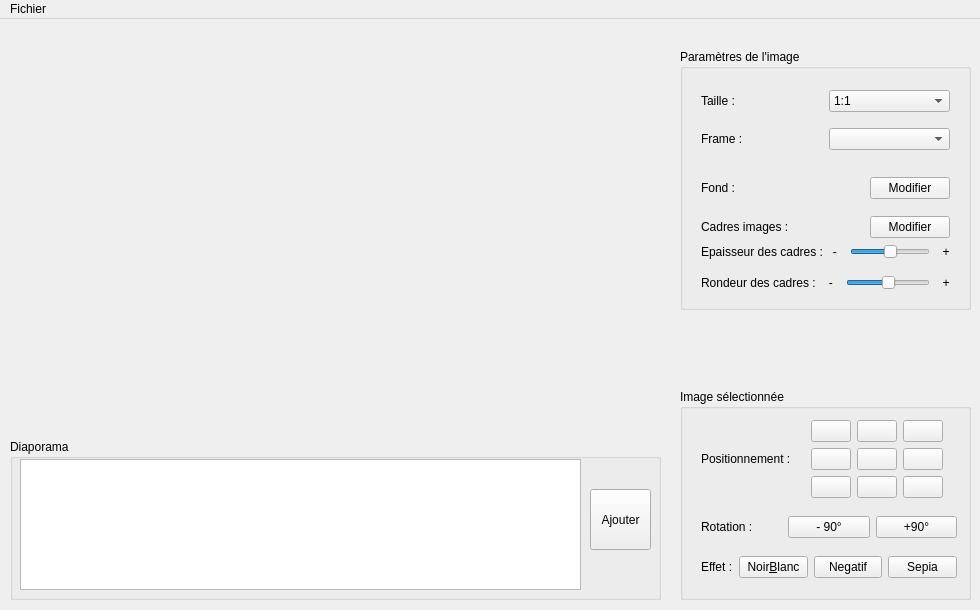
<?xml version="1.0" encoding="UTF-8"?>
<ui version="4.0">
 <class>MainWindow</class>
 <widget class="QMainWindow" name="MainWindow">
  <property name="geometry">
   <rect>
    <x>0</x>
    <y>0</y>
    <width>980</width>
    <height>610</height>
   </rect>
  </property>
  <property name="windowTitle">
   <string>MainWindow</string>
  </property>
  <widget class="QWidget" name="centralWidget">
   <widget class="QGroupBox" name="groupeGdeImage">
    <property name="geometry">
     <rect>
      <x>680</x>
      <y>30</y>
      <width>291</width>
      <height>261</height>
     </rect>
    </property>
    <property name="title">
     <string>Paramètres de l'image</string>
    </property>
    <widget class="QWidget" name="verticalLayoutWidget">
     <property name="geometry">
      <rect>
       <x>10</x>
       <y>30</y>
       <width>271</width>
       <height>222</height>
      </rect>
     </property>
     <layout class="QVBoxLayout" name="verticalLayout">
      <item>
       <layout class="QHBoxLayout" name="horizontalLayout_8">
        <item>
         <widget class="QLabel" name="labelTaille">
          <property name="text">
           <string>Taille :</string>
          </property>
         </widget>
        </item>
        <item>
         <widget class="QComboBox" name="taille">
          <item>
           <property name="text">
            <string>1:1</string>
           </property>
          </item>
          <item>
           <property name="text">
            <string>2:1</string>
           </property>
          </item>
          <item>
           <property name="text">
            <string>3:2</string>
           </property>
          </item>
          <item>
           <property name="text">
            <string>4:3</string>
           </property>
          </item>
          <item>
           <property name="text">
            <string>5:4</string>
           </property>
          </item>
          <item>
           <property name="text">
            <string>16:9</string>
           </property>
          </item>
         </widget>
        </item>
       </layout>
      </item>
      <item>
       <spacer name="verticalSpacer">
        <property name="orientation">
         <enum>Qt::Vertical</enum>
        </property>
        <property name="sizeHint" stdset="0">
         <size>
          <width>20</width>
          <height>40</height>
         </size>
        </property>
       </spacer>
      </item>
      <item>
       <layout class="QHBoxLayout" name="horizontalLayout_5">
        <item>
         <widget class="QLabel" name="labelFrame">
          <property name="text">
           <string>Frame :</string>
          </property>
         </widget>
        </item>
        <item>
         <widget class="QComboBox" name="frames">
          <property name="iconSize">
           <size>
            <width>30</width>
            <height>30</height>
           </size>
          </property>
          <property name="modelColumn">
           <number>0</number>
          </property>
          <item>
           <property name="text">
            <string/>
           </property>
           <property name="icon">
            <iconset>
             <normalon>:/frames/0</normalon>
            </iconset>
           </property>
          </item>
          <item>
           <property name="text">
            <string/>
           </property>
           <property name="icon">
            <iconset>
             <normalon>:/frames/1</normalon>
            </iconset>
           </property>
          </item>
          <item>
           <property name="text">
            <string/>
           </property>
           <property name="icon">
            <iconset>
             <normalon>:/frames/2</normalon>
            </iconset>
           </property>
          </item>
          <item>
           <property name="text">
            <string/>
           </property>
           <property name="icon">
            <iconset>
             <normalon>:/frames/3</normalon>
            </iconset>
           </property>
          </item>
          <item>
           <property name="text">
            <string/>
           </property>
           <property name="icon">
            <iconset>
             <normalon>:/frames/4</normalon>
            </iconset>
           </property>
          </item>
          <item>
           <property name="text">
            <string/>
           </property>
           <property name="icon">
            <iconset resource="Ressources.qrc">
             <normaloff>:/frames/5</normaloff>:/frames/5</iconset>
           </property>
          </item>
          <item>
           <property name="text">
            <string/>
           </property>
           <property name="icon">
            <iconset resource="Ressources.qrc">
             <normaloff>:/frames/6</normaloff>:/frames/6</iconset>
           </property>
          </item>
          <item>
           <property name="text">
            <string/>
           </property>
           <property name="icon">
            <iconset resource="Ressources.qrc">
             <normaloff>:/frames/7</normaloff>:/frames/7</iconset>
           </property>
          </item>
          <item>
           <property name="text">
            <string/>
           </property>
           <property name="icon">
            <iconset resource="Ressources.qrc">
             <normaloff>:/frames/8</normaloff>:/frames/8</iconset>
           </property>
          </item>
          <item>
           <property name="text">
            <string/>
           </property>
           <property name="icon">
            <iconset resource="Ressources.qrc">
             <normaloff>:/frames/9</normaloff>:/frames/9</iconset>
           </property>
          </item>
          <item>
           <property name="text">
            <string/>
           </property>
           <property name="icon">
            <iconset resource="Ressources.qrc">
             <normaloff>:/frames/10</normaloff>:/frames/10</iconset>
           </property>
          </item>
          <item>
           <property name="text">
            <string/>
           </property>
           <property name="icon">
            <iconset resource="Ressources.qrc">
             <normaloff>:/frames/11</normaloff>:/frames/11</iconset>
           </property>
          </item>
          <item>
           <property name="text">
            <string/>
           </property>
           <property name="icon">
            <iconset resource="Ressources.qrc">
             <normaloff>:/frames/12</normaloff>:/frames/12</iconset>
           </property>
          </item>
          <item>
           <property name="text">
            <string/>
           </property>
           <property name="icon">
            <iconset resource="Ressources.qrc">
             <normaloff>:/frames/13</normaloff>:/frames/13</iconset>
           </property>
          </item>
         </widget>
        </item>
       </layout>
      </item>
      <item>
       <spacer name="verticalSpacer_2">
        <property name="orientation">
         <enum>Qt::Vertical</enum>
        </property>
        <property name="sizeHint" stdset="0">
         <size>
          <width>20</width>
          <height>40</height>
         </size>
        </property>
       </spacer>
      </item>
      <item>
       <layout class="QHBoxLayout" name="horizontalLayout_10"/>
      </item>
      <item>
       <spacer name="verticalSpacer_5">
        <property name="orientation">
         <enum>Qt::Vertical</enum>
        </property>
        <property name="sizeHint" stdset="0">
         <size>
          <width>20</width>
          <height>40</height>
         </size>
        </property>
       </spacer>
      </item>
      <item>
       <layout class="QHBoxLayout" name="horizontalLayout_9">
        <item>
         <widget class="QLabel" name="labelFond">
          <property name="text">
           <string>Fond : </string>
          </property>
         </widget>
        </item>
        <item>
         <widget class="QLabel" name="couleurFond">
          <property name="text">
           <string/>
          </property>
         </widget>
        </item>
        <item>
         <widget class="QPushButton" name="btnModifierFond">
          <property name="text">
           <string>Modifier</string>
          </property>
         </widget>
        </item>
       </layout>
      </item>
      <item>
       <spacer name="verticalSpacer_3">
        <property name="orientation">
         <enum>Qt::Vertical</enum>
        </property>
        <property name="sizeHint" stdset="0">
         <size>
          <width>20</width>
          <height>40</height>
         </size>
        </property>
       </spacer>
      </item>
      <item>
       <layout class="QHBoxLayout" name="horizontalLayout_11">
        <item>
         <widget class="QLabel" name="labelCadre">
          <property name="text">
           <string>Cadres images :</string>
          </property>
         </widget>
        </item>
        <item>
         <widget class="QLabel" name="couleurCadres">
          <property name="text">
           <string/>
          </property>
         </widget>
        </item>
        <item>
         <widget class="QPushButton" name="btnCouleurCadres">
          <property name="text">
           <string>Modifier</string>
          </property>
         </widget>
        </item>
       </layout>
      </item>
      <item>
       <layout class="QHBoxLayout" name="horizontalLayout_7">
        <item>
         <widget class="QLabel" name="labelEpaisseur">
          <property name="text">
           <string>Epaisseur des cadres :   -  </string>
          </property>
         </widget>
        </item>
        <item>
         <widget class="QSlider" name="epaisseur">
          <property name="minimum">
           <number>1</number>
          </property>
          <property name="maximum">
           <number>9</number>
          </property>
          <property name="singleStep">
           <number>1</number>
          </property>
          <property name="value">
           <number>5</number>
          </property>
          <property name="orientation">
           <enum>Qt::Horizontal</enum>
          </property>
         </widget>
        </item>
        <item>
         <widget class="QLabel" name="labelRondeur2_2">
          <property name="text">
           <string>  +</string>
          </property>
         </widget>
        </item>
       </layout>
      </item>
      <item>
       <spacer name="verticalSpacer_4">
        <property name="orientation">
         <enum>Qt::Vertical</enum>
        </property>
        <property name="sizeHint" stdset="0">
         <size>
          <width>20</width>
          <height>40</height>
         </size>
        </property>
       </spacer>
      </item>
      <item>
       <layout class="QHBoxLayout" name="horizontalLayout_6">
        <item>
         <widget class="QLabel" name="labelRondeur">
          <property name="text">
           <string>Rondeur des cadres :    -  </string>
          </property>
         </widget>
        </item>
        <item>
         <widget class="QSlider" name="rondeur">
          <property name="minimum">
           <number>0</number>
          </property>
          <property name="maximum">
           <number>10</number>
          </property>
          <property name="singleStep">
           <number>1</number>
          </property>
          <property name="value">
           <number>5</number>
          </property>
          <property name="orientation">
           <enum>Qt::Horizontal</enum>
          </property>
         </widget>
        </item>
        <item>
         <widget class="QLabel" name="labelRondeur2">
          <property name="text">
           <string>  +</string>
          </property>
         </widget>
        </item>
       </layout>
      </item>
     </layout>
    </widget>
    <zorder>verticalLayoutWidget</zorder>
    <zorder>verticalLayoutWidget_4</zorder>
    <zorder>groupPetiteImage</zorder>
   </widget>
   <widget class="QGroupBox" name="groupPetiteImage">
    <property name="geometry">
     <rect>
      <x>680</x>
      <y>370</y>
      <width>291</width>
      <height>211</height>
     </rect>
    </property>
    <property name="title">
     <string>Image sélectionnée</string>
    </property>
    <widget class="QWidget" name="verticalLayoutWidget_2">
     <property name="geometry">
      <rect>
       <x>10</x>
       <y>20</y>
       <width>278</width>
       <height>180</height>
      </rect>
     </property>
     <layout class="QVBoxLayout" name="verticalLayout_2">
      <item>
       <layout class="QHBoxLayout" name="horizontalLayout_15">
        <item>
         <widget class="QLabel" name="labelPositionnement">
          <property name="text">
           <string>Positionnement :</string>
          </property>
         </widget>
        </item>
        <item>
         <spacer name="horizontalSpacer_2">
          <property name="orientation">
           <enum>Qt::Horizontal</enum>
          </property>
          <property name="sizeHint" stdset="0">
           <size>
            <width>40</width>
            <height>20</height>
           </size>
          </property>
         </spacer>
        </item>
        <item>
         <layout class="QGridLayout" name="gridLayout">
          <item row="0" column="0">
           <widget class="QPushButton" name="btnGH">
            <property name="minimumSize">
             <size>
              <width>0</width>
              <height>0</height>
             </size>
            </property>
            <property name="maximumSize">
             <size>
              <width>16000000</width>
              <height>16000000</height>
             </size>
            </property>
            <property name="text">
             <string/>
            </property>
            <property name="icon">
             <iconset>
              <normalon>:/logo/positionnement/GH</normalon>
             </iconset>
            </property>
           </widget>
          </item>
          <item row="0" column="1">
           <widget class="QPushButton" name="btnMH">
            <property name="text">
             <string/>
            </property>
            <property name="icon">
             <iconset>
              <normalon>:/logo/positionnement/MH</normalon>
             </iconset>
            </property>
           </widget>
          </item>
          <item row="0" column="2">
           <widget class="QPushButton" name="btnDH">
            <property name="text">
             <string/>
            </property>
            <property name="icon">
             <iconset>
              <normalon>:/logo/positionnement/DH</normalon>
             </iconset>
            </property>
           </widget>
          </item>
          <item row="1" column="0">
           <widget class="QPushButton" name="btnGM">
            <property name="text">
             <string/>
            </property>
            <property name="icon">
             <iconset>
              <normalon>:/logo/positionnement/GM</normalon>
             </iconset>
            </property>
           </widget>
          </item>
          <item row="1" column="1">
           <widget class="QPushButton" name="btnMM">
            <property name="text">
             <string/>
            </property>
            <property name="icon">
             <iconset>
              <normalon>:/logo/positionnement/MM</normalon>
             </iconset>
            </property>
           </widget>
          </item>
          <item row="1" column="2">
           <widget class="QPushButton" name="btnDM">
            <property name="text">
             <string/>
            </property>
            <property name="icon">
             <iconset>
              <normalon>:/logo/positionnement/DM</normalon>
             </iconset>
            </property>
           </widget>
          </item>
          <item row="2" column="0">
           <widget class="QPushButton" name="btnGB">
            <property name="text">
             <string/>
            </property>
            <property name="icon">
             <iconset>
              <normalon>:/logo/positionnement/GB</normalon>
             </iconset>
            </property>
           </widget>
          </item>
          <item row="2" column="1">
           <widget class="QPushButton" name="btnMB">
            <property name="text">
             <string/>
            </property>
            <property name="icon">
             <iconset>
              <normalon>:/logo/positionnement/MB</normalon>
             </iconset>
            </property>
           </widget>
          </item>
          <item row="1" column="3">
           <spacer name="horizontalSpacer">
            <property name="orientation">
             <enum>Qt::Horizontal</enum>
            </property>
            <property name="sizeHint" stdset="0">
             <size>
              <width>40</width>
              <height>20</height>
             </size>
            </property>
           </spacer>
          </item>
          <item row="2" column="2">
           <widget class="QPushButton" name="btnDB">
            <property name="text">
             <string/>
            </property>
            <property name="icon">
             <iconset>
              <normalon>:/logo/positionnement/DB</normalon>
             </iconset>
            </property>
           </widget>
          </item>
         </layout>
        </item>
       </layout>
      </item>
      <item>
       <spacer name="verticalSpacer_6">
        <property name="orientation">
         <enum>Qt::Vertical</enum>
        </property>
        <property name="sizeHint" stdset="0">
         <size>
          <width>20</width>
          <height>40</height>
         </size>
        </property>
       </spacer>
      </item>
      <item>
       <layout class="QHBoxLayout" name="horizontalLayout_14">
        <item>
         <widget class="QLabel" name="labelRotation">
          <property name="text">
           <string>Rotation :</string>
          </property>
         </widget>
        </item>
        <item>
         <widget class="QPushButton" name="btnMoins90">
          <property name="text">
           <string>- 90°</string>
          </property>
         </widget>
        </item>
        <item>
         <widget class="QPushButton" name="btnPlus90">
          <property name="text">
           <string>+90°</string>
          </property>
         </widget>
        </item>
       </layout>
      </item>
      <item>
       <spacer name="verticalSpacer_8">
        <property name="orientation">
         <enum>Qt::Vertical</enum>
        </property>
        <property name="sizeHint" stdset="0">
         <size>
          <width>20</width>
          <height>40</height>
         </size>
        </property>
       </spacer>
      </item>
      <item>
       <layout class="QHBoxLayout" name="horizontalLayout_13">
        <item>
         <widget class="QLabel" name="labelEffet">
          <property name="text">
           <string>Effet :</string>
          </property>
         </widget>
        </item>
        <item>
         <widget class="QPushButton" name="btnNoirBlanc">
          <property name="text">
           <string>Noir&amp;Blanc</string>
          </property>
         </widget>
        </item>
        <item>
         <widget class="QPushButton" name="btnNegatif">
          <property name="text">
           <string>Negatif</string>
          </property>
         </widget>
        </item>
        <item>
         <widget class="QPushButton" name="btnSepia">
          <property name="text">
           <string>Sepia</string>
          </property>
         </widget>
        </item>
       </layout>
      </item>
     </layout>
    </widget>
   </widget>
   <widget class="QGroupBox" name="groupDiapo">
    <property name="geometry">
     <rect>
      <x>10</x>
      <y>420</y>
      <width>651</width>
      <height>161</height>
     </rect>
    </property>
    <property name="minimumSize">
     <size>
      <width>0</width>
      <height>0</height>
     </size>
    </property>
    <property name="autoFillBackground">
     <bool>false</bool>
    </property>
    <property name="title">
     <string>Diaporama</string>
    </property>
    <widget class="QPushButton" name="btnAjouter">
     <property name="geometry">
      <rect>
       <x>580</x>
       <y>50</y>
       <width>61</width>
       <height>61</height>
      </rect>
     </property>
     <property name="text">
      <string>Ajouter</string>
     </property>
    </widget>
    <widget class="QGraphicsView" name="graphicsViewDiaporama">
     <property name="geometry">
      <rect>
       <x>10</x>
       <y>20</y>
       <width>561</width>
       <height>131</height>
      </rect>
     </property>
    </widget>
   </widget>
   <widget class="QWidget" name="MonTresGrandWidget" native="true">
    <property name="geometry">
     <rect>
      <x>9</x>
      <y>20</y>
      <width>661</width>
      <height>381</height>
     </rect>
    </property>
    <layout class="QVBoxLayout" name="verticalLayout_3">
     <item>
      <widget class="QWidget" name="monGrandWidget" native="true">
       <widget class="QWidget" name="verticalLayoutWidget_3">
        <property name="geometry">
         <rect>
          <x>0</x>
          <y>0</y>
          <width>641</width>
          <height>361</height>
         </rect>
        </property>
        <layout class="QVBoxLayout" name="monGrandLayout">
         <property name="spacing">
          <number>2</number>
         </property>
         <property name="sizeConstraint">
          <enum>QLayout::SetDefaultConstraint</enum>
         </property>
        </layout>
       </widget>
      </widget>
     </item>
    </layout>
   </widget>
   <zorder>MonTresGrandWidget</zorder>
   <zorder>groupPetiteImage</zorder>
   <zorder>groupDiapo</zorder>
   <zorder>groupeGdeImage</zorder>
  </widget>
  <widget class="QMenuBar" name="menuBar">
   <property name="geometry">
    <rect>
     <x>0</x>
     <y>0</y>
     <width>980</width>
     <height>21</height>
    </rect>
   </property>
   <widget class="QMenu" name="menuFichier">
    <property name="title">
     <string>Fichier</string>
    </property>
    <addaction name="actionSauvegarder"/>
    <addaction name="actionQuitter"/>
   </widget>
   <addaction name="menuFichier"/>
  </widget>
  <action name="actionNouveau">
   <property name="text">
    <string>Nouveau</string>
   </property>
  </action>
  <action name="actionSauvegarder">
   <property name="text">
    <string>Sauvegarder</string>
   </property>
  </action>
  <action name="actionQuitter">
   <property name="text">
    <string>Quitter</string>
   </property>
  </action>
 </widget>
 <layoutdefault spacing="6" margin="11"/>
 <resources>
  <include location="Ressources.qrc"/>
 </resources>
 <connections/>
</ui>
